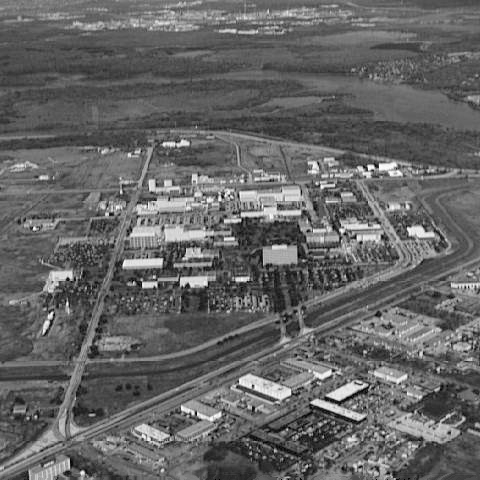
//> input picture example/code20220419/data/aerial_view.tif, 480 x 480 px
$ ./L20220419_degradation   (built with g++ and OpenCV 4)
//> lines starting //> are read from the running program, lines starting //| are printed output that depends on the picture
// L20220419_degradation.cpp :
//

#include <opencv2/opencv.hpp>
using namespace cv;
Mat kernel_atmospheric(Size& kernel_size, const float k);

int main()
{
	Mat img, blurred, blurred_noisy; //空间图像
	Mat H_kernel; // 频域滤波器
	Mat complex_kernel, DFT_img, DFT_blurred; // 复数矩阵
	Mat temp;

	Size kernel_size;

	int addM, addN, M, N;

	//////////////////////////////////////////
	//////////////////////////////////////////
	// 读入图像
	img = imread("../data/aerial_view.tif", IMREAD_GRAYSCALE);
//> img is the input picture: 480 rows x 480 cols, CV_8UC1; min 0, max 254, mean 101.2
	img.convertTo(img, CV_32FC1);
//> img: 480 rows x 480 cols, CV_32FC1
	normalize(img, img, 1, 0, NORM_MINMAX);
	imshow("原图", img);
	waitKey(0);
	// 填充图像
	addM = getOptimalDFTSize(img.rows) - img.rows;
//> addM = 0
	addN = getOptimalDFTSize(img.cols) - img.cols;
//> addN = 0
	copyMakeBorder(img, img, 0, addM, 0, addN, BORDER_CONSTANT, Scalar::all(0));
	// 傅里叶变换
	dft(img, DFT_img, DFT_COMPLEX_OUTPUT);

	// 频谱移中
	M = img.cols / 2;
//> M = 240
	N = img.rows / 2;
//> N = 240

	Mat part1(DFT_img, Rect(0, 0, M, N));
	Mat part2(DFT_img, Rect(M, 0, M, N));
	Mat part3(DFT_img, Rect(0, N, M, N));
	Mat part4(DFT_img, Rect(M, N, M, N));

	part1.copyTo(temp);  //左上、右下
	part4.copyTo(part1);
	temp.copyTo(part4);

	part2.copyTo(temp);  //右上、左下
	part3.copyTo(part2);
	temp.copyTo(part3);

	//////////////////////////////////////////
	//////////////////////////////////////////
	// 退化函数
	kernel_size = img.size();
//> kernel_size = Size(480, 480)
	H_kernel = kernel_atmospheric(kernel_size, 0.001);
//> after the loop in kernel_atmospheric, `for (u = 0; u < kernel_size.height; u++)`:
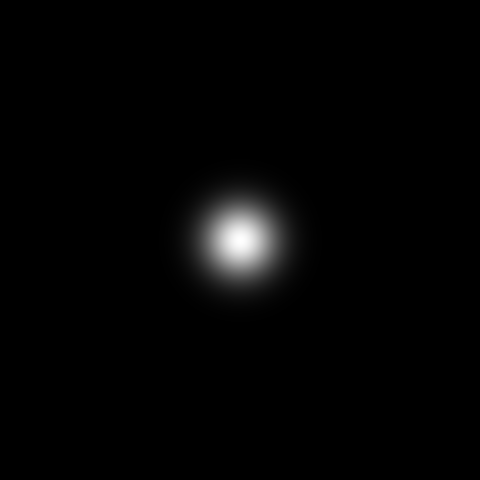
//> kernel: 480 rows x 480 cols, CV_32FC1; min 0, max 1, mean 0.0164
	imshow("退化函数", H_kernel);
	waitKey(0);
	// 转换成复数退化函数
	Mat temp_kernel[] = { H_kernel, Mat::zeros(H_kernel.size(), CV_32FC1) };
	merge(temp_kernel, 2, complex_kernel);

	//////////////////////////////////////////
	//////////////////////////////////////////

	//频域滤波（ 图像退化 ）
	mulSpectrums(DFT_img, complex_kernel, DFT_blurred, 0);

	//////////////////////////////////////////
	//////////////////////////////////////////
	// 频谱移回

	Mat modified_part1(DFT_blurred, Rect(0, 0, M, N));
	Mat modified_part2(DFT_blurred, Rect(M, 0, M, N));
	Mat modified_part3(DFT_blurred, Rect(0, N, M, N));
	Mat modified_part4(DFT_blurred, Rect(M, N, M, N));

	modified_part1.copyTo(temp);  //左上、右下
	modified_part4.copyTo(modified_part1);
	temp.copyTo(modified_part4);

	modified_part2.copyTo(temp);  //右上、左下
	modified_part3.copyTo(modified_part2);
	temp.copyTo(modified_part3);

	// 傅里叶反变换
	idft(DFT_blurred, DFT_blurred);
	//分开存放实部和虚部
	Mat R_I[] = { Mat::zeros(img.size(), CV_32FC1), Mat::zeros(img.size(), CV_32FC1) };
	split(DFT_blurred, R_I);
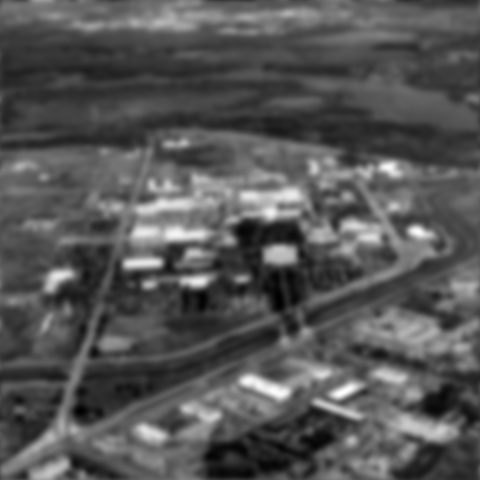
//> R_I[0]: 480 rows x 480 cols, CV_32FC1; min 39237.5, max 194715.5, mean 91763.3; drawn with min black and max white
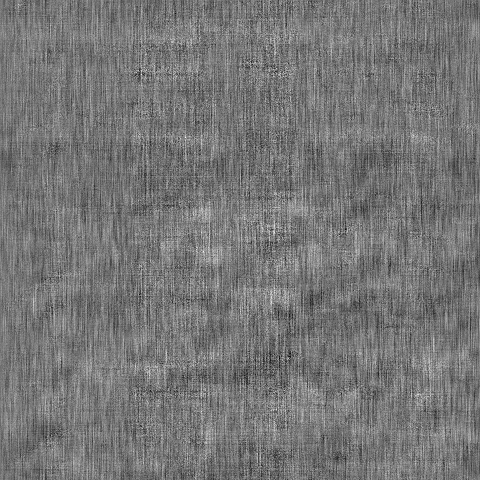
//> R_I[1]: 480 rows x 480 cols, CV_32FC1; min -0.0126, max 0.0144, mean -4.66e-12; drawn with min black and max white

	// 裁剪图像同原图大小
	blurred = R_I[0](cv::Rect(0, 0, img.cols, img.rows));
	//归一化并显示结果
	normalize(blurred, blurred, 255, 0, NORM_MINMAX);
	imwrite("../data/aerial_blurred.bmp", blurred);
	normalize(blurred, blurred, 1, 0, NORM_MINMAX);
	imshow("退化图像", blurred);
	waitKey(0);

	// 添加高斯噪声
	Mat noise(img.rows, img.cols, CV_32FC1);
	randn(noise, Scalar::all(0), Scalar::all(0.001));
	blurred_noisy = blurred + noise;
	imshow("噪声退化图像", blurred_noisy);
	waitKey(0);
	normalize(blurred_noisy, blurred_noisy, 255, 0, NORM_MINMAX);
	imwrite("../data/aerial_blurred_noisy.bmp", blurred_noisy);
	return 0;

}

//////////  大气湍流模型（频域）  //////////
Mat kernel_atmospheric(Size& kernel_size, const float k)
{
	float f_temp;
	int u, v;

	Point kernel_center = Point(kernel_size.height / 2, kernel_size.width / 2);

	Mat kernel(kernel_size, CV_32FC1);// 32位浮点单通道

	for (u = 0; u < kernel_size.height; u++) {
		for (v = 0; v < kernel_size.width; v++) {
			f_temp = pow((u - kernel_center.x), 2) + pow((v - kernel_center.y), 2);
			f_temp = exp(-k * f_temp);
			f_temp = pow(f_temp, 5. / 6.);
			kernel.at<float>(u, v) = f_temp;
		}
	}
	return kernel;
}
